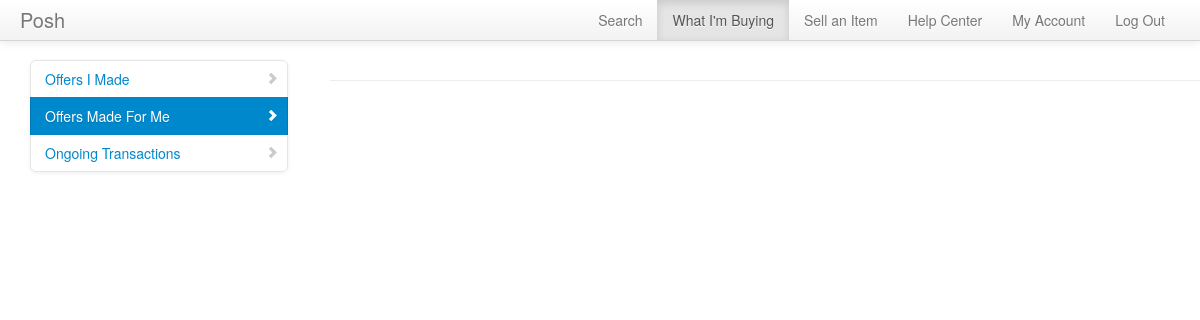
Page /manageoffers/listoffersforme.php (signed in) on the earlier database version.
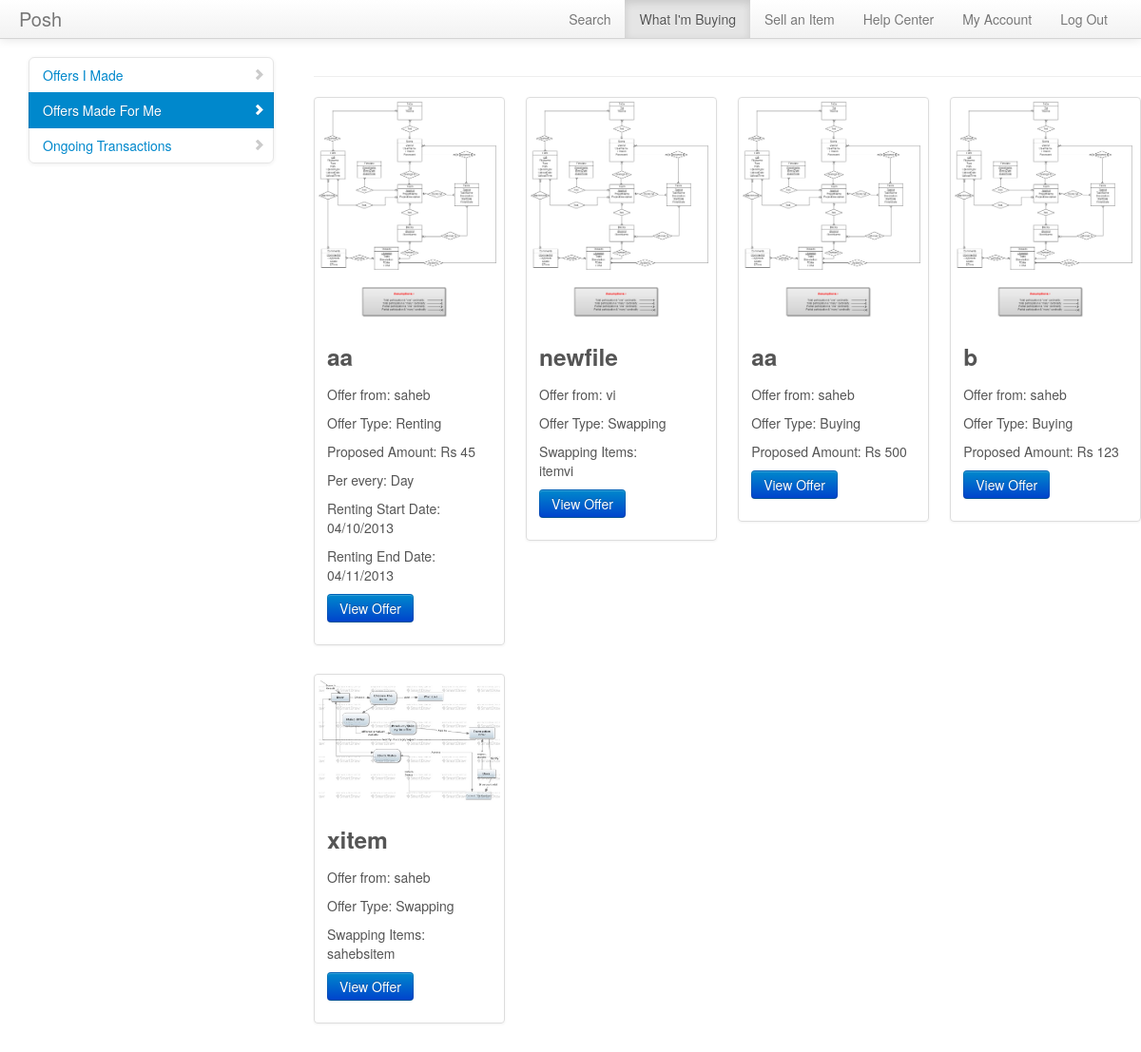
Same page on the later database version.
### tables this page shows
CREATE TABLE IF NOT EXISTS `offerdetails` (
  `offerid` int(10) NOT NULL AUTO_INCREMENT,
  `buyer` varchar(20) NOT NULL,
  `seller` varchar(20) NOT NULL,
  `ssr` varchar(10) NOT NULL,
  `sellingitem` int(10) NOT NULL,
  `offereditem1` int(10) DEFAULT NULL,
  `offereditem2` int(10) DEFAULT NULL,
  `offereditem3` int(10) DEFAULT NULL,
  `offereditem4` int(10) DEFAULT NULL,
  `cash` int(10) DEFAULT NULL,
  `timestamp` timestamp NOT NULL DEFAULT CURRENT_TIMESTAMP,
  `accepted` int(3) DEFAULT '0',
  PRIMARY KEY (`offerid`),
  KEY `seller` (`seller`),
  KEY `offereditem1` (`offereditem1`),
  KEY `offereditem2` (`offereditem2`),
  KEY `offereditem3` (`offereditem3`),
  KEY `offereditem4` (`offereditem4`),
  KEY `sellingitem` (`sellingitem`),
  KEY `buyer` (`buyer`)
);

CREATE TABLE IF NOT EXISTS `inventory` (
  `itemid` int(10) NOT NULL AUTO_INCREMENT,
  `owner` varchar(20) NOT NULL,
  `itemname` varchar(40) NOT NULL,
  `category` varchar(40) NOT NULL,
  `addedon` timestamp NOT NULL DEFAULT CURRENT_TIMESTAMP,
  `pricetag` int(10) NOT NULL,
  `description` varchar(500) NOT NULL,
  `condition` varchar(20) NOT NULL,
  `image` varchar(30) DEFAULT NULL,
  PRIMARY KEY (`itemid`),
  KEY `owner` (`owner`)
);

CREATE TABLE IF NOT EXISTS `rentdetails` (
  `offerid` int(10) NOT NULL,
  `startdate` varchar(20) NOT NULL,
  `enddate` varchar(20) NOT NULL,
  `amount` int(10) NOT NULL,
  `per` varchar(10) NOT NULL
);

### meekrodb.2.1.class.php (called while the page is built, shortened)
<?php
class DB {
  protected static $mdb = null;
  public static function getMDB() {
    $mdb = DB::$mdb;
    if ($mdb === null) {
      $mdb = DB::$mdb = new MeekroDB();
    }
    return $mdb;
  }
  public static function query() { $args = func_get_args(); return call_user_func_array(array(DB::getMDB(), 'query'), $args); }
}
class MeekroDB {
  public $dbName = '';
  public $user = '';
  public $password = '';
  public $host = 'localhost';
  public $port = null;
  public $encoding = 'latin1';
  public $queryMode = 'queryAllRows';
  public $param_char = '%';
  public $named_param_seperator = '_';
  public $internal_mysql = null;
  public function __construct($host=null, $user=null, $password=null, $dbName=null, $port=null, $encoding=null) {
    if ($host === null) $host = DB::$host;
    if ($user === null) $user = DB::$user;
    if ($password === null) $password = DB::$password;
    if ($dbName === null) $dbName = DB::$dbName;
    if ($port === null) $port = DB::$port;
    if ($encoding === null) $encoding = DB::$encoding;
    $this->host = $host;
    $this->user = $user;
    $this->password = $password;
    $this->dbName = $dbName;
    $this->port = $port;
    $this->encoding = $encoding;
  }
  public function get() {
    $mysql = $this->internal_mysql;
    if ($mysql == null) {
      if (! $this->port) $this->port = ini_get('mysqli.default_port');
      $mysql = new mysqli($this->host, $this->user, $this->password, $this->dbName, $this->port);
      $mysql->set_charset($this->encoding);
      $this->internal_mysql = $mysql;
    }
    return $mysql;
  }
  public function escape($str) {
    $db = $this->get();
    return $db->real_escape_string($str);
  }
  protected function prependCall($function, $args, $prepend) {
    array_unshift($args, $prepend);
    return call_user_func_array($function, $args);
  }
  protected function wrapStr($strOrArray, $wrapChar, $escape = false) {
    if (! is_array($strOrArray)) {
      if ($escape) return $wrapChar . $this->escape($strOrArray) . $wrapChar;
      else return $wrapChar . $strOrArray . $wrapChar;
    } else {
      $R = array();
      foreach ($strOrArray as $element) {
        $R[] = $this->wrapStr($element, $wrapChar, $escape);
      }
      return $R;
    }
  }
  public function parseQueryParamsNew() {
    $args = func_get_args();
    $sql = array_shift($args);
    $args_all = $args;
    $posList = array();
    $pos_adj = 0;
    $param_char_length = strlen($this->param_char);
    $named_seperator_length = strlen($this->named_param_seperator);
    $types = array(
      $this->param_char . 'll',
      $this->param_char . 'ls',
      $this->param_char . 'l',
      $this->param_char . 'li',
      $this->param_char . 'ld',
      $this->param_char . 'lb',
      $this->param_char . 's',
      $this->param_char . 'i',
      $this->param_char . 'd',
      $this->param_char . 'b',
      $this->param_char . 'ss'
    );
    foreach ($types as $type) {
      $lastPos = 0;
      while (($pos = strpos($sql, $type, $lastPos)) !== false) {
        $lastPos = $pos + 1;
        $posList[$pos] = $type;
      }
    }
    ksort($posList);
    foreach ($posList as $pos => $type) {
      $type = substr($type, $param_char_length);
      $length_type = strlen($type) + $param_char_length;
      $new_pos = $pos + $pos_adj;
      $new_pos_back = $new_pos + $length_type;
      if ($arg_number_length = strspn($sql, '0123456789', $new_pos_back)) {
        $arg_number = substr($sql, $new_pos_back, $arg_number_length);
        if (! isset($args_all[$arg_number])) $this->nonSQLError("Non existent argument reference (arg $arg_number): $sql");
        $arg = $args_all[$arg_number];
      } else {
        $arg = array_shift($args);
      }
      if (in_array($type, array('s', 'i', 'd', 'b', 'l'))) {
        $array_type = false;
        $arg = array($arg);
        $type = 'l' . $type;
      } else if ($type == 'ss') {
        $result = "'%" . $this->escape(str_replace(array('%', '_'), array('\%', '\_'), $arg)) . "%'";
      } else {
        $array_type = true;
        if (! is_array($arg)) $this->nonSQLError("Badly formatted SQL query: $sql -- expecting array, but didn't get one!");
      }
      if ($type == 'ls') $result = $this->wrapStr($arg, "'", true);
      else if ($type == 'li') $result = array_map('intval', $arg);
      else if ($type == 'ld') $result = array_map('floatval', $arg);
      else if ($type == 'lb') $result = array_map(array($this, 'formatTableName'), $arg);
      else if ($type == 'll') $result = $arg;
      else if (! $result) $this->nonSQLError("Badly formatted SQL query: $sql");
      if (is_array($result)) {
        if (! $array_type) $result = $result[0];
        else $result = '(' . implode(',', $result) . ')';
      }
      $sql = substr_replace($sql, $result, $new_pos, $length_type + $arg_number_length);
      $pos_adj += strlen($result) - ($length_type + $arg_number_length);
    }
    return $sql;
  }
  public function parseQueryParams() {
    $args = func_get_args();
    if (is_string($args[1]) && preg_match('/^[is]+$/', $args[1]) && substr_count($args[0], '?') > 0)
      return call_user_func_array(array($this, 'parseQueryParamsOld'), $args);
    else
      return call_user_func_array(array($this, 'parseQueryParamsNew'), $args);
  }
  public function query() {
    $args = func_get_args();
    if ($this->queryMode == 'buffered' || $this->queryMode == 'unbuffered') {
      return $this->prependCall(array($this, 'queryHelper'), $args, $this->queryMode);
    } else {
      return call_user_func_array(array($this, 'queryAllRows'), $args);
    }
  }
  public function queryUnbuf() { $args = func_get_args(); return $this->prependCall(array($this, 'queryHelper'), $args, 'unbuffered'); }
  protected function queryHelper() {
    $args = func_get_args();
    $type = array_shift($args);
    $is_buffered = ($type == 'buffered');
    $is_null = ($type == 'null');
    $sql = call_user_func_array(array($this, 'parseQueryParams'), $args);
    $db = $this->get();
    $result = $db->query($sql, $is_buffered ? MYSQLI_STORE_RESULT : MYSQLI_USE_RESULT);
    return $result;
  }
  public function queryAllRows() {
    $args = func_get_args();
    $query = call_user_func_array(array($this, 'queryUnbuf'), $args);
    $result = $this->fetchAllRows($query);
    return $result;
  }
  protected function checkError() {
    return false;
  }
  public function fetchRow($result = null) {
    return $result->fetch_assoc();
  }
  public function fetchAllRows($result = null) {
    $A = array();
    while ($row = $this->fetchRow($result)) {
      $A[] = $row;
    }
    return $A;
  }
}
?>

### manageoffers/listoffersforme.php (the view, shortened to what the changed rows need)
<!DOCTYPE html>
<html lang="en">
  <head>
    <link href="../bootstrap/css/bootstrap.css" rel="stylesheet">
	<link href="../bootstrap/css/docs.css" rel="stylesheet">
    <link href="../bootstrap/css/bootstrap-responsive.css" rel="stylesheet">
	</head>
	<body>
		<div class="container" style="width: auto; padding: 20px 0px 0px 0px;">
			<div class="span9">
			<?php
			$tbl_name = "offerdetails";
			$offers = DB::query("SELECT * FROM $tbl_name where seller=%s",$_SESSION['username']);
			$counter = 0;
			echo '<hr>';
			echo '<div class="row-fluid">';
			echo '<ul class="thumbnails">';
			foreach($offers as $offer){
				if($offer['accepted']==0){
				$item = DB::query("SELECT * FROM inventory where itemid=%i",$offer['sellingitem']);
				$item = $item[0];
				if($item['owner']==$_SESSION['username']){
					if($counter!=0 && $counter%4==0){
						echo '</ul>';
						echo '</div>';
						echo '<div class="row-fluid">';
						echo '<ul class="thumbnails">';
					}
						echo '<li class="span3">';
						echo '<div class="thumbnail">';
						echo '<img src="../upload/'.$item['image'].'" alt="">';
						echo '<div class="caption">';
						echo '<h3>'.$item['itemname'].'</h3>';
						echo '<p>Offer from: '.$offer['buyer'].'</p>';
						if($offer['ssr']=='sell'){
							echo '<p>Offer Type: Buying </p>';
							echo '<p>Proposed Amount: Rs '.$offer['cash'].'</p>';
						}
						if($offer['ssr']=='rent'){
							echo '<p>Offer Type: Renting </p>';
							$rentdetails = DB::query("SELECT * FROM rentdetails where offerid=%i",$offer['offerid']);
							$rentdetails = $rentdetails[0];
							echo '<p>Proposed Amount: Rs '.$rentdetails['amount'].'<br>';
							echo '<p>Per every: '.$rentdetails['per'].'<br>';
							echo '<p>Renting Start Date: '.$rentdetails['startdate'].'<br>';
							echo '<p>Renting End Date: '.$rentdetails['enddate'].'</p>';
						}
						if($offer['ssr']=='swap'){
							echo '<p>Offer Type: Swapping </p>';
							echo '<p>Swapping Items: </br>';
							if($offer['offereditem1']!=''){
								$offereditem = DB::query("SELECT * FROM inventory where itemid=%i",$offer['offereditem1']);
								$offereditem = $offereditem[0];
								echo $offereditem['itemname'].'<br>';
							}
						}
						if($offer['ssr']=='rent')
						echo '<p><a href="viewofferrent.php?offerid='.$offer['offerid'].'"> <button class="btn btn-primary">View Offer</button></a>';
						if($offer['ssr']=='swap')
						echo '<p><a href="viewofferswap.php?offerid='.$offer['offerid'].'"> <button class="btn btn-primary">View Offer</button></a>';
						if($offer['ssr']=='sell')
						echo '<p><a href="viewofferbuy.php?offerid='.$offer['offerid'].'"> <button class="btn btn-primary">View Offer</button></a>';
						echo '</div>';
						echo '</div>';
						echo '</li>';
						$counter=$counter+1;
					}
				}
			}
				echo '</ul>';
				echo '</div>';
				echo '</div>';
			?>
			</div>
  </body>
</html>

Differences in the rows shown:
added offerdetails: sellingitem.image (picture), sellingitem.itemname "aa", buyer "saheb", rentdetails.amount "45", rentdetails.per "Day", rentdetails.startdate "04/10/2013", rentdetails.enddate "04/11/2013"
added offerdetails: sellingitem.image (picture), sellingitem.itemname "newfile", buyer "vi", offereditem1.itemname "itemvi"
added offerdetails: sellingitem.image (picture), sellingitem.itemname "aa", buyer "saheb", cash "500"
added offerdetails: sellingitem.image (picture), sellingitem.itemname "b", buyer "saheb", cash "123"
added offerdetails: sellingitem.image (picture), sellingitem.itemname "xitem", buyer "saheb", offereditem1.itemname "sahebsitem"
